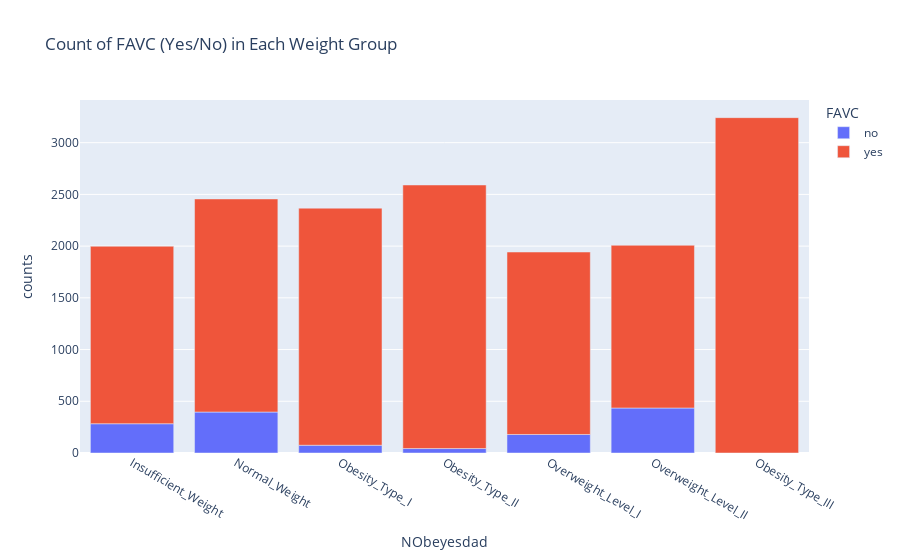

Notebook cell for this chart:
### Code cell
fig = px.bar(grouped_counts, x='NObeyesdad', y='counts', color='FAVC', title='Count of FAVC (Yes/No) in Each Weight Group')
fig.show()

### Figure 1 — Plotly figure (JSON) as saved in the notebook; plotly's stock layout.template omitted (floating-point values rounded to 4 significant figures)
{"data": [{"alignmentgroup": "True", "hovertemplate": "FAVC=no<br>NObeyesdad=%{x}<br>counts=%{y}<extra></extra>", "legendgroup": "no", "marker": {"color": "#636efa", "pattern": {"shape": ""}}, "name": "no", "offsetgroup": "no", "orientation": "v", "showlegend": true, "textposition": "auto", "type": "bar", "x": ["Insufficient_Weight", "Normal_Weight", "Obesity_Type_I", "Obesity_Type_II", "Overweight_Level_I", "Overweight_Level_II"], "xaxis": "x", "y": [283, 396, 75, 43, 179, 435], "yaxis": "y"}, {"alignmentgroup": "True", "hovertemplate": "FAVC=yes<br>NObeyesdad=%{x}<br>counts=%{y}<extra></extra>", "legendgroup": "yes", "marker": {"color": "#EF553B", "pattern": {"shape": ""}}, "name": "yes", "offsetgroup": "yes", "orientation": "v", "showlegend": true, "textposition": "auto", "type": "bar", "x": ["Insufficient_Weight", "Normal_Weight", "Obesity_Type_I", "Obesity_Type_II", "Obesity_Type_III", "Overweight_Level_I", "Overweight_Level_II"], "xaxis": "x", "y": [1716, 2060, 2292, 2548, 3242, 1764, 1573], "yaxis": "y"}], "layout": {"barmode": "relative", "legend": {"title": {"text": "FAVC"}, "tracegroupgap": 0}, "title": {"text": "Count of FAVC (Yes/No) in Each Weight Group"}, "xaxis": {"anchor": "y", "domain": [0, 1], "title": {"text": "NObeyesdad"}}, "yaxis": {"anchor": "x", "domain": [0, 1], "title": {"text": "counts"}}}}
